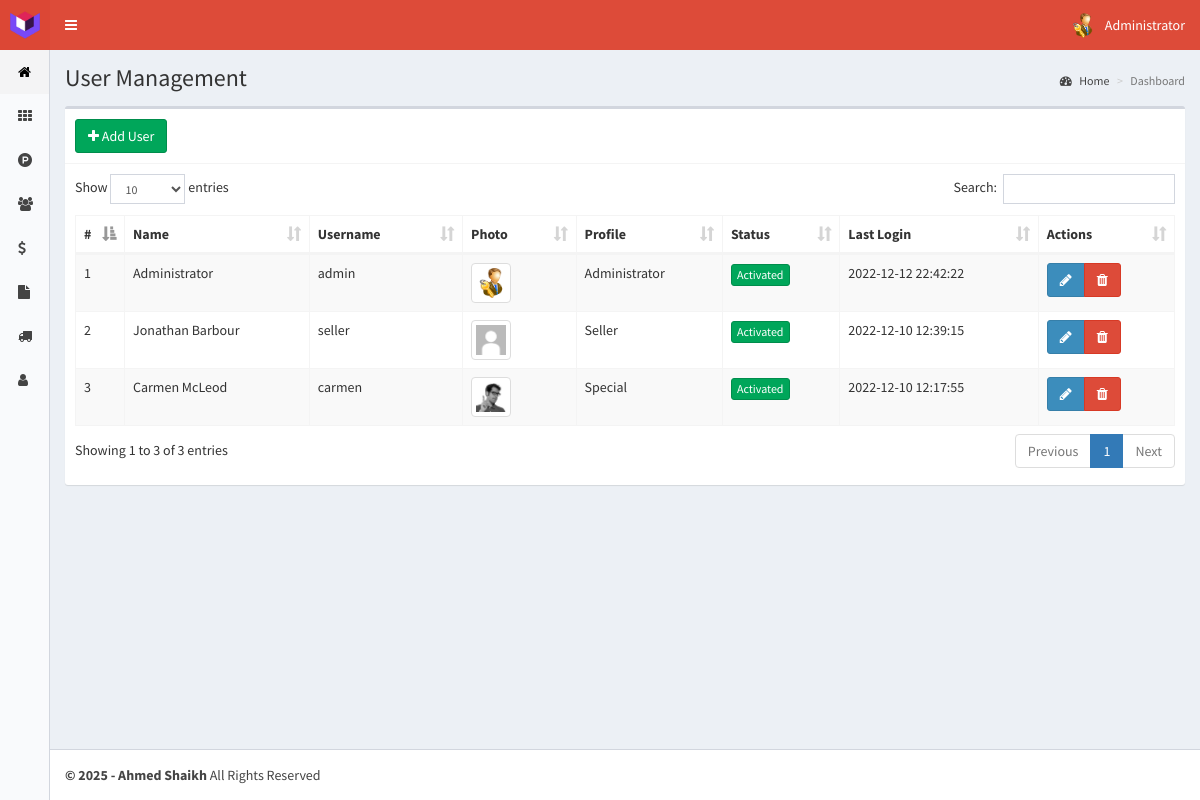
The page /users (signed in) on the database as committed earlier.
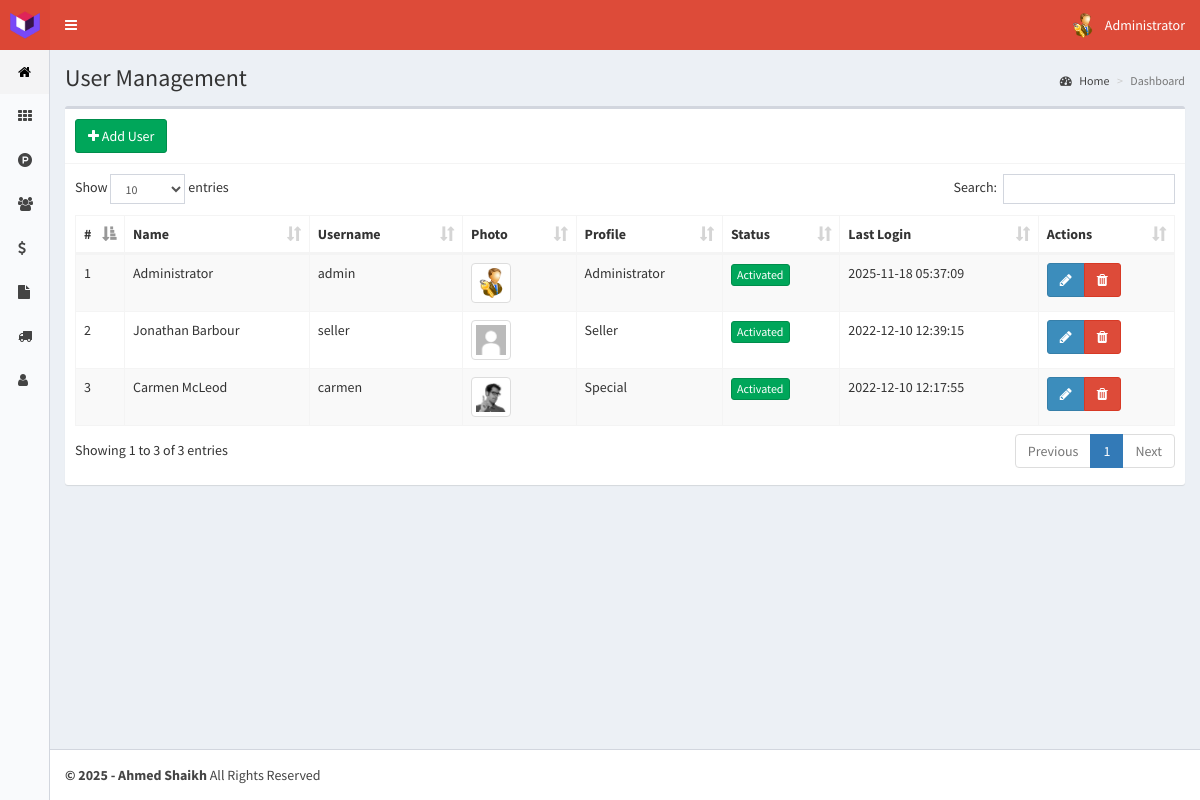
The same page on the database as committed later.
### tables this page shows
CREATE TABLE `users` (
  `id` int(11) NOT NULL,
  `name` text NOT NULL,
  `user` text NOT NULL,
  `password` text NOT NULL,
  `profile` text NOT NULL,
  `photo` text NOT NULL,
  `status` int(1) NOT NULL,
  `lastLogin` datetime NOT NULL,
  `date` timestamp NOT NULL DEFAULT current_timestamp() ON UPDATE current_timestamp()
);

### controllers/template.controller.php (called while the page is built)
<?php
class ControllerTemplate{
	static public function ctrTemplate(){
		include "views/template.php";
	}
}

### index.php (called while the page is built, shortened)
<?php
require_once "controllers/template.controller.php";
require_once "controllers/users.controller.php";
require_once "models/users.model.php";
$template = new ControllerTemplate();
$template -> ctrTemplate();

### controllers/users.controller.php (called while the page is built, shortened)
<?php
class ControllerUsers{
	static public function ctrShowUsers($item, $value){
		$table = "users";
		$answer = UsersModel::MdlShowUsers($table, $item, $value);
		return $answer;
	}
}

### models/connection.php (called while the page is built)
<?php
class Connection{
	static public function connect(){
		$link = new PDO("mysql:host=localhost;dbname=posystem", "root", "");
		$link -> exec("set names utf8");
		return $link;
	}
}

### models/users.model.php (called while the page is built, shortened)
<?php
require_once "connection.php";
class UsersModel{
	static public function MdlShowUsers($tableUsers, $item, $value){
		if($item != null){
			$stmt = Connection::connect()->prepare("SELECT * FROM $tableUsers WHERE $item = :$item");
			$stmt -> bindParam(":".$item, $value, PDO::PARAM_STR);
			$stmt -> execute();
			return $stmt -> fetch();
		}
		else{
			$stmt = Connection::connect()->prepare("SELECT * FROM $tableUsers");
			$stmt -> execute();
			return $stmt -> fetchAll();
		}
	}
}

### views/modules/users.php (the view, shortened to what this page needs)
<div class="content-wrapper">
  <section class="content-header">
    <h1>
      User Management
    </h1>
    <ol class="breadcrumb">
      <li><a href="home"><i class="fa fa-dashboard"></i> Home</a></li>
      <li class="active">Dashboard</li>
    </ol>
  </section>
  <section class="content">
    <div class="box">
      <div class="box-header with-border">
        <button class="btn btn-success" data-toggle="modal" data-target="#addUser">
         <i class="fa fa-plus"></i> Add User
        </button>
      </div>
      <div class="box-body">
        <table class="table table-bordered table-hover table-striped dt-responsive tables" width="100%">
          <thead>
           <tr>
             <th style="width:10px">#</th>
             <th>Name</th>
             <th>Username</th>
             <th>Photo</th>
             <th>Profile</th>
             <th>Status</th>
             <th>Last Login</th>
             <th>Actions</th>
           </tr>
          </thead>
          <tbody>
            <?php
              $item = null;
              $value = null;
              $users = ControllerUsers::ctrShowUsers($item, $value);
              foreach ($users as $key => $value) {
                echo '
                  <tr>
                    <td>'.($key+1).'</td>
                    <td>'.$value["name"].'</td>
                    <td>'.$value["user"].'</td>';
                    if ($value["photo"] != ""){
                      echo '<td><img src="'.$value["photo"].'" class="img-thumbnail" width="40px"></td>';
                    }else{
                      echo '<td><img src="views/img/users/default/anonymous.png" class="img-thumbnail" width="40px"></td>';
                    }
                    echo '<td>'.$value["profile"].'</td>';
                    if($value["status"] != 0){
                      echo '<td><button class="btn btn-success btnActivate btn-xs" userId="'.$value["id"].'" userStatus="0">Activated</button></td>';
                    }else{
                      echo '<td><button class="btn btn-danger btnActivate btn-xs" userId="'.$value["id"].'" userStatus="1">Deactivated</button></td>';
                    }
                    echo '<td>'.$value["lastLogin"].'</td>
                    <td>
                      <div class="btn-group">
                        <button class="btn btn-primary btnEditUser" idUser="'.$value["id"].'" data-toggle="modal" data-target="#editUser"><i class="fa fa-pencil"></i></button>
                        <button class="btn btn-danger btnDeleteUser" userId="'.$value["id"].'" username="'.$value["user"].'" userPhoto="'.$value["photo"].'"><i class="fa fa-trash"></i></button>
                      </div>
                    </td>
                  </tr>';
              }
            ?>
          </tbody>
        </table>
      </div>
    </div>
  </section>
</div>

Rows that differ between the two databases and show on the page:
changed users "Administrator": lastLogin "2022-12-12 22:42:22" → "2025-11-18 05:37:09"
